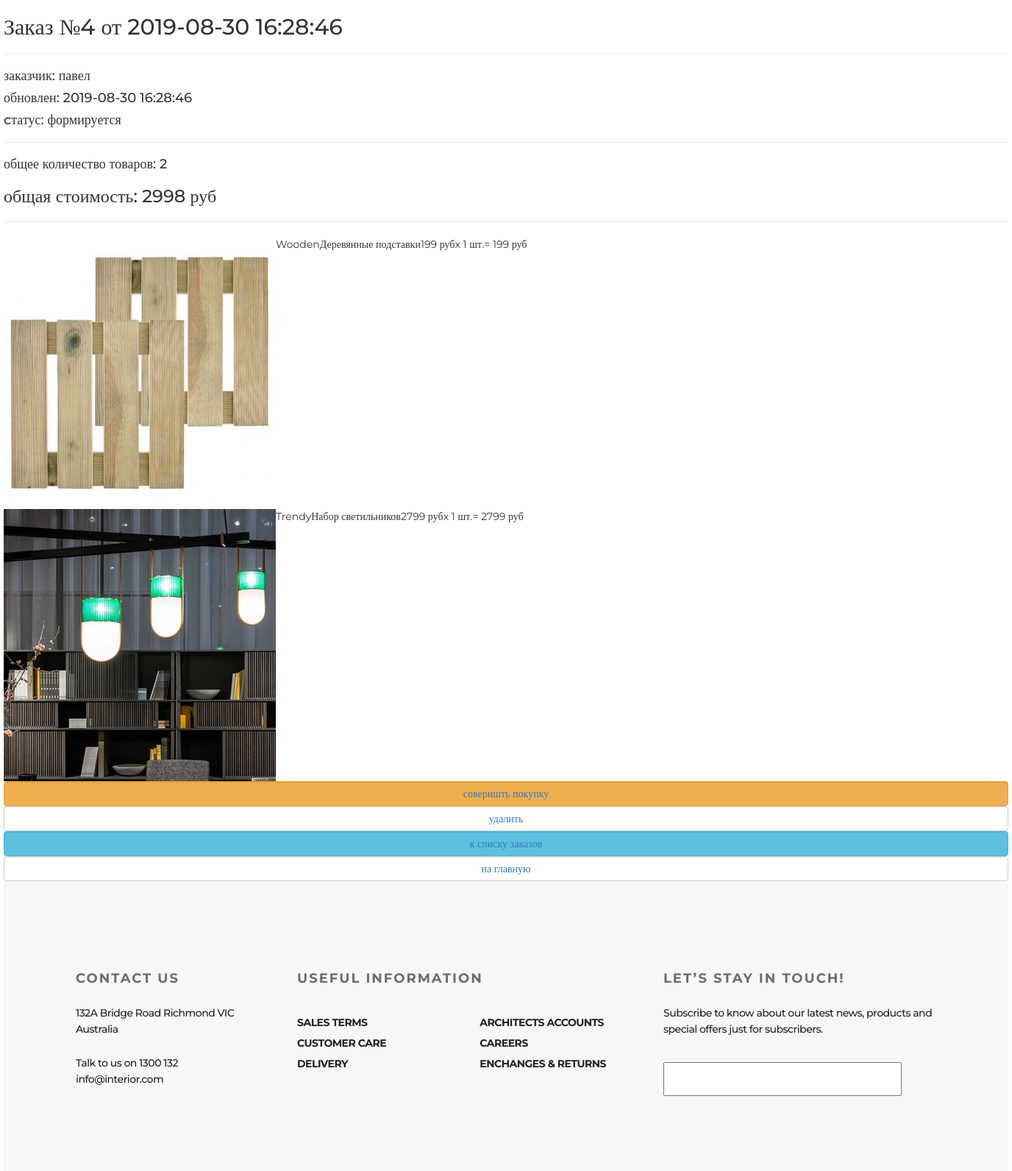
Before: /order/read/4/ (signed in) with the older database file.
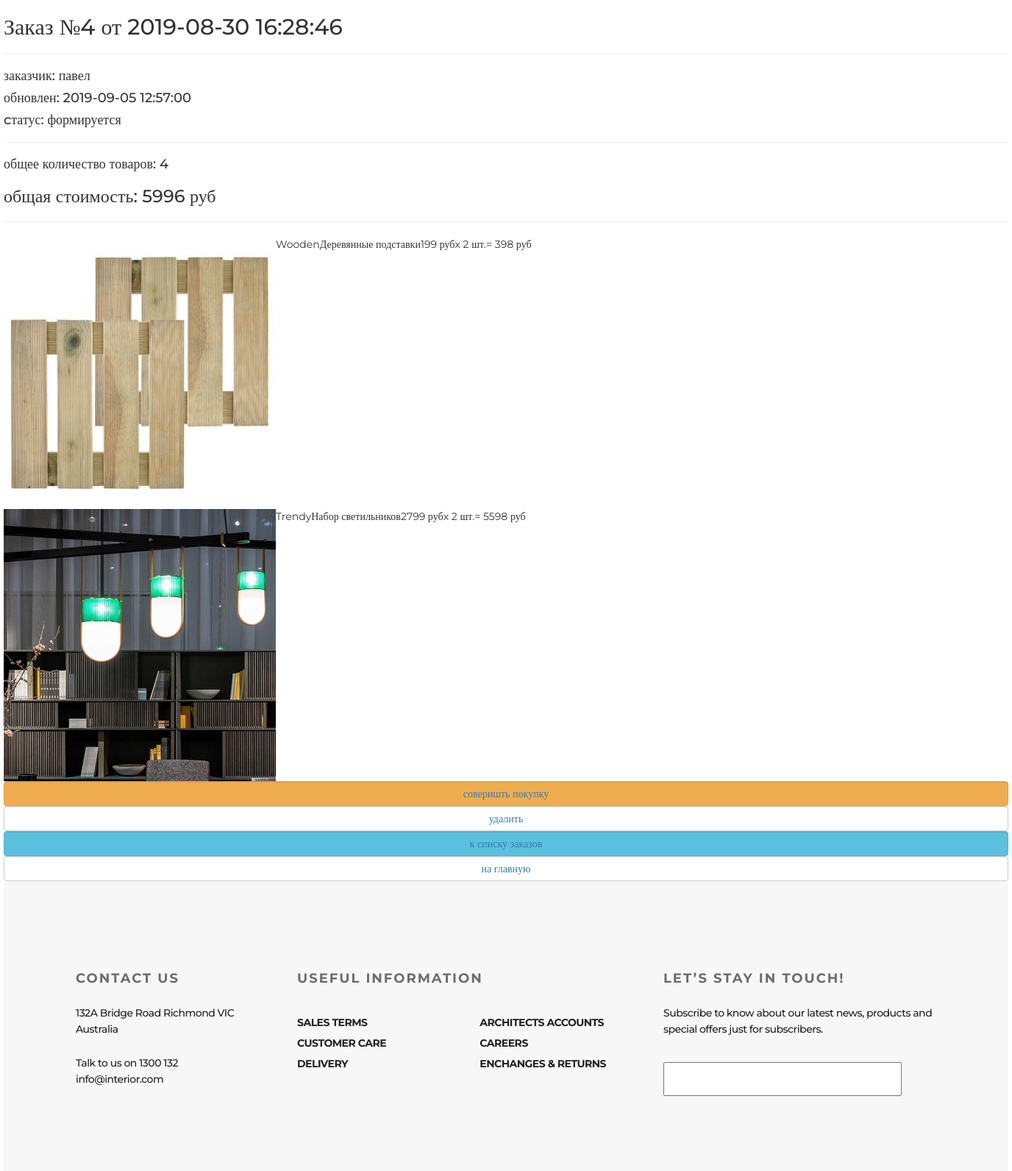
After: the same page with the newer database file.
### ordersapp/models.py (models this page shows, shortened)
class Order(models.Model):
    FORMING = 'FM'
    SENT_TO_PROCEED = 'STP'
    PROCEEDED = 'PRD'
    PAID = 'PD'
    READY = 'RDY'
    CANCEL = 'CNC'
    ORDER_STATUS_CHOICES = (
        (FORMING, 'формируется'),
        (SENT_TO_PROCEED, 'отправлен в обработку'),
        (PAID, 'оплачен'),
        (PROCEEDED, 'обрабатывается'),
        (READY, 'готов к выдаче'),
        (CANCEL, 'отменен'),
    )
    user = models.ForeignKey(settings.AUTH_USER_MODEL, on_delete=models.CASCADE)
    created = models.DateTimeField(verbose_name='создан', auto_now_add=True)
    updated = models.DateTimeField(verbose_name='обновлен', auto_now=True)
    status = models.CharField(verbose_name='статус', max_length=3, choices=ORDER_STATUS_CHOICES, default=FORMING)
    is_active = models.BooleanField(verbose_name='активен', default=True)
    class Meta:
        ordering = ('-created',)
        verbose_name = 'заказ'
        verbose_name_plural = 'заказы'
    def get_total_quantity(self):
        items = self.orderitems.select_related()
        return sum(list(map(lambda x: x.quantity, items)))
    def get_total_cost(self):
        items = self.orderitems.select_related()
        return sum(list(map(lambda x: x.quantity * x.product.price, items)))

class OrderItem(models.Model):
    order = models.ForeignKey(Order, related_name="orderitems", on_delete=models.CASCADE)
    product = models.ForeignKey(Product, verbose_name='продукт', on_delete=models.CASCADE)
    quantity = models.PositiveIntegerField(verbose_name='количество', default=0)
    objects = OrderItemQuerySet.as_manager()
    def get_product_cost(self):
        return self.product.price * self.quantity

### mainapp/models.py (models this page shows, shortened)
class Product(models.Model):
    name = models.CharField(max_length=32, unique=True)
    description = models.TextField(verbose_name='Описание')
    price = models.PositiveIntegerField(verbose_name='Цена')
    rating = models.PositiveIntegerField(verbose_name='Рейтинг', default=1)
    alt = models.CharField(max_length=255, verbose_name='Текст рисунка', default='Текст по умолчанию')
    category = models.ForeignKey(Category, on_delete=models.PROTECT)  # Выбираем эту, как наиболее простую.
    image = models.ImageField(upload_to='products', null=True, blank=True)
    isTrendy = models.BooleanField(verbose_name='Товар сейчас в тренде?', default=False)
    isTopSlider = models.BooleanField(verbose_name='Товар должен быть в верхнем слайдере?', default=False)
    SlideNo = models.PositiveIntegerField(verbose_name='Номер слайда в карусели верхнего слайдера', null=True, blank=True)
    isHot = models.BooleanField(verbose_name='Горячее предложение?', default=False)
    imageHot = models.ImageField(verbose_name='Картинка должна быть 1366х800 px', upload_to='products_hot', null=True, blank=True)
    SlideHotNo = models.PositiveIntegerField(verbose_name='Номер слайда в карусели "HOT"', null=True, blank=True)
    isNew = models.BooleanField(verbose_name='Поместить товар в раздел "новое"?', default=False)
    quantity = models.PositiveIntegerField(verbose_name='Количество на складе', default=1)
    isActive = models.BooleanField(verbose_name='Категория активна', default=True)

class Category(models.Model):
    name = models.CharField(max_length=32, unique=True)  # Category & Product должны быть связаны.
    image = models.ImageField(upload_to='products', null=True)

### ordersapp/views.py (the view)
# urls.py: path('read/<int:pk>/', ordersapp.OrderRead.as_view(), name='order_read'),
class OrderRead(DetailView):
    model = Order
    template_name = 'order_detail.html'
    def get_context_data(self, **kwargs):
        context = super(OrderRead, self).get_context_data(**kwargs)
        context['title'] = 'заказ/просмотр'
        return context
    def get_queryset(self):
        return Order.objects.filter(user=self.request.user)

### context_processors/basketProc.py (called while the page is built)
def basketProc(request):
    print(f'context processor basket works')
    basket = []
    if request.user.is_authenticated:
        basket_items = Basket.objects.filter(user=request.user)
        for i in basket_items:
            basket.append(i.product.category.name)
            basket.append(i.product.name)
            basket.append(i.product.price)
    return {
        'BasketP': basket
    }

### ordersapp/templates/order_detail.html
{% extends 'orderbase.html' %}
{% load static %}
{% block content %}
    {% include 'includes/inc_order_summary.html' %}
    <div class="basket_list">
        {% for item in object.orderitems.select_related %}
            <div class="basket_record">
                <img src="{{ item.product.image.url }}" alt="{{ item.product.short_desc }}">
                <div class="category_name">{{ item.product.category.name }}</div>
                <div class="product_name">{{ item.product.name }}</div>
                <div class="product_price">{{ item.product.price }}&nbspруб</div>
                <div class="product_quantitiy">x {{ item.quantity }} шт.</div>
                <div class="product_cost"> = {{ item.get_product_cost }}&nbspруб</div>
            </div>
        {% endfor %}
    </div>
    {% include 'includes/inc_order_actions.html' %}
{% endblock %}

### ordersapp/templates/includes/inc_order_summary.html (shortened to what this page needs)
{% if object %}
    <div class="h2">
        Заказ №{{ object.pk }} от {{ object.created|date:"Y-m-d H:i:s" }}
    </div>
    <hr>
    <div class="h4">заказчик: {{ user.last_name }} {{ user.first_name }} </div>
    <div class="h4">обновлен: {{ object.updated|date:"Y-m-d H:i:s" }}</div>
    <div class="h4">cтатус: {{ object.get_status_display }}</div>
    <hr>
    <div class="h4">
        общее количество товаров:
        <span class="order_total_quantity">{{ object.get_total_quantity }}
        </span>
    </div>
    <div class="h3">
        общая стоимость:
        <span class="order_total_cost">{{ object.get_total_cost }}
        </span> руб
    </div>
{% endif %}
<hr>

Changed rows visible on the page:
changed Order "формируется": updated "2019-08-30 16:28:46" → "2019-09-05 12:57:00"; get_total_quantity "2" → "4"; get_total_cost "2998" → "5996"
changed OrderItem "Wooden": quantity "1" → "2"; get_product_cost "199" → "398"
changed OrderItem "Trendy": quantity "1" → "2"; get_product_cost "2799" → "5598"
